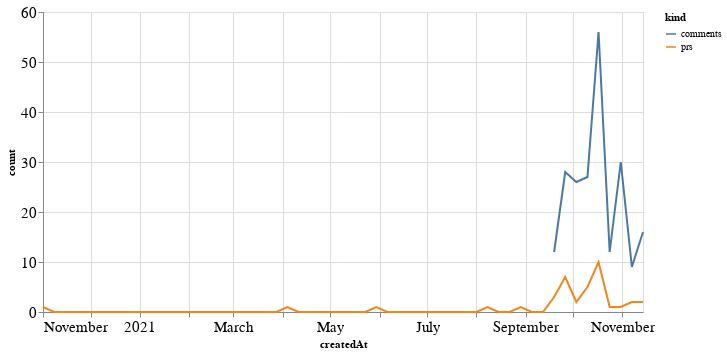

The cell this chart's notebook holds for it:
### Code cell
alt.Chart(total_time, width=600).mark_line().encode(
    x='createdAt',
    y='count',
    color='kind'
)

### Figure 1 — Vega-Lite specification as saved in the notebook (floating-point values rounded to 4 significant figures)
{"config": {"axisLeft": {"labelFontSize": 15}, "axisBottom": {"labelFontSize": 15}}, "data": {"name": "data-465ba232a8b65f9030c652b95d0cd88f"}, "mark": "line", "encoding": {"color": {"type": "nominal", "field": "kind"}, "x": {"type": "temporal", "field": "createdAt"}, "y": {"type": "quantitative", "field": "count"}}, "width": 600, "$schema": "https://vega.github.io/schema/vega-lite/v4.8.1.json", "datasets": {"data-465ba232a8b65f9030c652b95d0cd88f": [{"createdAt": "2020-11-01T00:00:00", "kind": "prs", "count": 1.0}, {"createdAt": "2020-11-08T00:00:00", "kind": "prs", "count": 0.0}, {"createdAt": "2020-11-15T00:00:00", "kind": "prs", "count": 0.0}, {"createdAt": "2020-11-22T00:00:00", "kind": "prs", "count": 0.0}, {"createdAt": "2020-11-29T00:00:00", "kind": "prs", "count": 0.0}, {"createdAt": "2020-12-06T00:00:00", "kind": "prs", "count": 0.0}, {"createdAt": "2020-12-13T00:00:00", "kind": "prs", "count": 0.0}, {"createdAt": "2020-12-20T00:00:00", "kind": "prs", "count": 0.0}, {"createdAt": "2020-12-27T00:00:00", "kind": "prs", "count": 0.0}, {"createdAt": "2021-01-03T00:00:00", "kind": "prs", "count": 0.0}, {"createdAt": "2021-01-10T00:00:00", "kind": "prs", "count": 0.0}, {"createdAt": "2021-01-17T00:00:00", "kind": "prs", "count": 0.0}, {"createdAt": "2021-01-24T00:00:00", "kind": "prs", "count": 0.0}, {"createdAt": "2021-01-31T00:00:00", "kind": "prs", "count": 0.0}, {"createdAt": "2021-02-07T00:00:00", "kind": "prs", "count": 0.0}, {"createdAt": "2021-02-14T00:00:00", "kind": "prs", "count": 0.0}, {"createdAt": "2021-02-21T00:00:00", "kind": "prs", "count": 0.0}, {"createdAt": "2021-02-28T00:00:00", "kind": "prs", "count": 0.0}, {"createdAt": "2021-03-07T00:00:00", "kind": "prs", "count": 0.0}, {"createdAt": "2021-03-14T00:00:00", "kind": "prs", "count": 0.0}, {"createdAt": "2021-03-21T00:00:00", "kind": "prs", "count": 0.0}, {"createdAt": "2021-03-28T00:00:00", "kind": "prs", "count": 0.0}, {"createdAt": "2021-04-04T00:00:00", "kind": "prs", "count": 1.0}, {"createdAt": "2021-04-11T00:00:00", "kind": "prs", "count": 0.0}, {"createdAt": "2021-04-18T00:00:00", "kind": "prs", "count": 0.0}, {"createdAt": "2021-04-25T00:00:00", "kind": "prs", "count": 0.0}, {"createdAt": "2021-05-02T00:00:00", "kind": "prs", "count": 0.0}, {"createdAt": "2021-05-09T00:00:00", "kind": "prs", "count": 0.0}, {"createdAt": "2021-05-16T00:00:00", "kind": "prs", "count": 0.0}, {"createdAt": "2021-05-23T00:00:00", "kind": "prs", "count": 0.0}, {"createdAt": "2021-05-30T00:00:00", "kind": "prs", "count": 1.0}, {"createdAt": "2021-06-06T00:00:00", "kind": "prs", "count": 0.0}, {"createdAt": "2021-06-13T00:00:00", "kind": "prs", "count": 0.0}, {"createdAt": "2021-06-20T00:00:00", "kind": "prs", "count": 0.0}, {"createdAt": "2021-06-27T00:00:00", "kind": "prs", "count": 0.0}, {"createdAt": "2021-07-04T00:00:00", "kind": "prs", "count": 0.0}, {"createdAt": "2021-07-11T00:00:00", "kind": "prs", "count": 0.0}, {"createdAt": "2021-07-18T00:00:00", "kind": "prs", "count": 0.0}, {"createdAt": "2021-07-25T00:00:00", "kind": "prs", "count": 0.0}, {"createdAt": "2021-08-01T00:00:00", "kind": "prs", "count": 0.0}, {"createdAt": "2021-08-08T00:00:00", "kind": "prs", "count": 1.0}, {"createdAt": "2021-08-15T00:00:00", "kind": "prs", "count": 0.0}, {"createdAt": "2021-08-22T00:00:00", "kind": "prs", "count": 0.0}, {"createdAt": "2021-08-29T00:00:00", "kind": "prs", "count": 1.0}, {"createdAt": "2021-09-05T00:00:00", "kind": "prs", "count": 0.0}, {"createdAt": "2021-09-12T00:00:00", "kind": "prs", "count": 0.0}, {"createdAt": "2021-09-19T00:00:00", "kind": "prs", "count": 3.0}, {"createdAt": "2021-09-26T00:00:00", "kind": "prs", "count": 7.0}, {"createdAt": "2021-10-03T00:00:00", "kind": "prs", "count": 2.0}, {"createdAt": "2021-10-10T00:00:00", "kind": "prs", "count": 5.0}, {"createdAt": "2021-10-17T00:00:00", "kind": "prs", "count": 10.0}, {"createdAt": "2021-10-24T00:00:00", "kind": "prs", "count": 1.0}, {"createdAt": "2021-10-31T00:00:00", "kind": "prs", "count": 1.0}, {"createdAt": "2021-11-07T00:00:00", "kind": "prs", "count": 2.0}, {"createdAt": "2021-11-14T00:00:00", "kind": "prs", "count": 2.0}, {"createdAt": "2020-11-01T00:00:00", "kind": "comments", "count": null}, {"createdAt": "2020-11-08T00:00:00", "kind": "comments", "count": null}, {"createdAt": "2020-11-15T00:00:00", "kind": "comments", "count": null}, {"createdAt": "2020-11-22T00:00:00", "kind": "comments", "count": null}, {"createdAt": "2020-11-29T00:00:00", "kind": "comments", "count": null}, {"createdAt": "2020-12-06T00:00:00", "kind": "comments", "count": null}, {"createdAt": "2020-12-13T00:00:00", "kind": "comments", "count": null}, {"createdAt": "2020-12-20T00:00:00", "kind": "comments", "count": null}, {"createdAt": "2020-12-27T00:00:00", "kind": "comments", "count": null}, {"createdAt": "2021-01-03T00:00:00", "kind": "comments", "count": null}, {"createdAt": "2021-01-10T00:00:00", "kind": "comments", "count": null}, {"createdAt": "2021-01-17T00:00:00", "kind": "comments", "count": null}, {"createdAt": "2021-01-24T00:00:00", "kind": "comments", "count": null}, {"createdAt": "2021-01-31T00:00:00", "kind": "comments", "count": null}, {"createdAt": "2021-02-07T00:00:00", "kind": "comments", "count": null}, {"createdAt": "2021-02-14T00:00:00", "kind": "comments", "count": null}, {"createdAt": "2021-02-21T00:00:00", "kind": "comments", "count": null}, {"createdAt": "2021-02-28T00:00:00", "kind": "comments", "count": null}, {"createdAt": "2021-03-07T00:00:00", "kind": "comments", "count": null}, {"createdAt": "2021-03-14T00:00:00", "kind": "comments", "count": null}, {"createdAt": "2021-03-21T00:00:00", "kind": "comments", "count": null}, {"createdAt": "2021-03-28T00:00:00", "kind": "comments", "count": null}, {"createdAt": "2021-04-04T00:00:00", "kind": "comments", "count": null}, {"createdAt": "2021-04-11T00:00:00", "kind": "comments", "count": null}, {"createdAt": "2021-04-18T00:00:00", "kind": "comments", "count": null}, {"createdAt": "2021-04-25T00:00:00", "kind": "comments", "count": null}, {"createdAt": "2021-05-02T00:00:00", "kind": "comments", "count": null}, {"createdAt": "2021-05-09T00:00:00", "kind": "comments", "count": null}, {"createdAt": "2021-05-16T00:00:00", "kind": "comments", "count": null}, {"createdAt": "2021-05-23T00:00:00", "kind": "comments", "count": null}, {"createdAt": "2021-05-30T00:00:00", "kind": "comments", "count": null}, {"createdAt": "2021-06-06T00:00:00", "kind": "comments", "count": null}, {"createdAt": "2021-06-13T00:00:00", "kind": "comments", "count": null}, {"createdAt": "2021-06-20T00:00:00", "kind": "comments", "count": null}, {"createdAt": "2021-06-27T00:00:00", "kind": "comments", "count": null}, {"createdAt": "2021-07-04T00:00:00", "kind": "comments", "count": null}, {"createdAt": "2021-07-11T00:00:00", "kind": "comments", "count": null}, {"createdAt": "2021-07-18T00:00:00", "kind": "comments", "count": null}, {"createdAt": "2021-07-25T00:00:00", "kind": "comments", "count": null}, {"createdAt": "2021-08-01T00:00:00", "kind": "comments", "count": null}, {"createdAt": "2021-08-08T00:00:00", "kind": "comments", "count": null}, {"createdAt": "2021-08-15T00:00:00", "kind": "comments", "count": null}, {"createdAt": "2021-08-22T00:00:00", "kind": "comments", "count": null}, {"createdAt": "2021-08-29T00:00:00", "kind": "comments", "count": null}, {"createdAt": "2021-09-05T00:00:00", "kind": "comments", "count": null}, {"createdAt": "2021-09-12T00:00:00", "kind": "comments", "count": null}, {"createdAt": "2021-09-19T00:00:00", "kind": "comments", "count": 12.0}, {"createdAt": "2021-09-26T00:00:00", "kind": "comments", "count": 28.0}, {"createdAt": "2021-10-03T00:00:00", "kind": "comments", "count": 26.0}, {"createdAt": "2021-10-10T00:00:00", "kind": "comments", "count": 27.0}, {"createdAt": "2021-10-17T00:00:00", "kind": "comments", "count": 56.0}, {"createdAt": "2021-10-24T00:00:00", "kind": "comments", "count": 12.0}, {"createdAt": "2021-10-31T00:00:00", "kind": "comments", "count": 30.0}, {"createdAt": "2021-11-07T00:00:00", "kind": "comments", "count": 9.0}, {"createdAt": "2021-11-14T00:00:00", "kind": "comments", "count": 16.0}]}}
